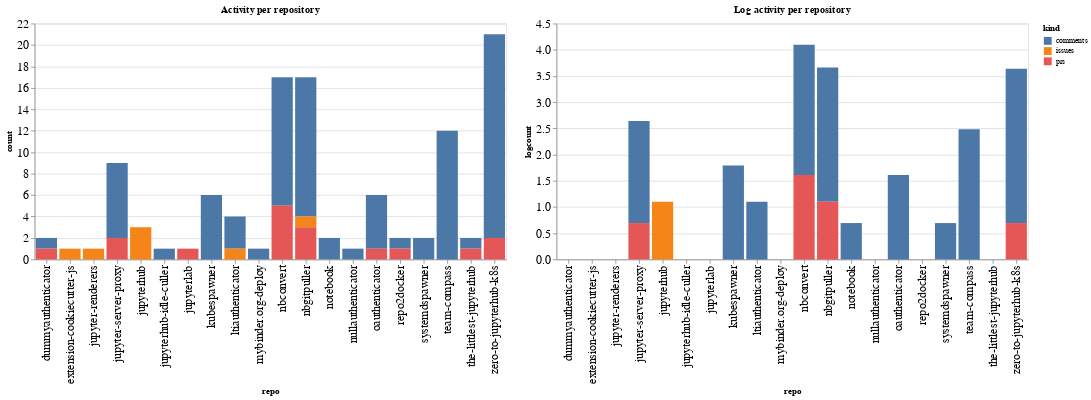

Notebook cell for this chart:
### Code cell
ch1 = alt.Chart(repo_summaries, width=600, title="Activity per repository").mark_bar().encode(
    x='repo',
    y='count',
    color='kind',
    tooltip="kind"
)

ch2 = alt.Chart(repo_summaries, width=600, title="Log activity per repository").mark_bar().encode(
    x='repo',
    y='logcount',
    color='kind',
    tooltip="kind"
)

ch1 | ch2

### Figure 1 — Vega-Lite specification as saved in the notebook (floating-point values rounded to 4 significant figures)
{"config": {"axisLeft": {"labelFontSize": 15}, "axisBottom": {"labelFontSize": 15}}, "hconcat": [{"mark": "bar", "encoding": {"color": {"type": "nominal", "field": "kind"}, "tooltip": {"type": "nominal", "field": "kind"}, "x": {"type": "nominal", "field": "repo"}, "y": {"type": "quantitative", "field": "count"}}, "title": "Activity per repository", "width": 600}, {"mark": "bar", "encoding": {"color": {"type": "nominal", "field": "kind"}, "tooltip": {"type": "nominal", "field": "kind"}, "x": {"type": "nominal", "field": "repo"}, "y": {"type": "quantitative", "field": "logcount"}}, "title": "Log activity per repository", "width": 600}], "data": {"name": "data-e3e22bf9281a3bc708698e4744f137b7"}, "$schema": "https://vega.github.io/schema/vega-lite/v4.8.1.json", "datasets": {"data-e3e22bf9281a3bc708698e4744f137b7": [{"repo": "dummyauthenticator", "kind": "comments", "count": 1, "logcount": 0.0}, {"repo": "dummyauthenticator", "kind": "prs", "count": 1, "logcount": 0.0}, {"repo": "extension-cookiecutter-js", "kind": "issues", "count": 1, "logcount": 0.0}, {"repo": "jupyter-renderers", "kind": "issues", "count": 1, "logcount": 0.0}, {"repo": "jupyter-server-proxy", "kind": "comments", "count": 7, "logcount": 1.946}, {"repo": "jupyter-server-proxy", "kind": "prs", "count": 2, "logcount": 0.6931}, {"repo": "jupyterhub", "kind": "issues", "count": 3, "logcount": 1.099}, {"repo": "jupyterhub-idle-culler", "kind": "comments", "count": 1, "logcount": 0.0}, {"repo": "jupyterlab", "kind": "prs", "count": 1, "logcount": 0.0}, {"repo": "kubespawner", "kind": "comments", "count": 6, "logcount": 1.792}, {"repo": "ltiauthenticator", "kind": "comments", "count": 3, "logcount": 1.099}, {"repo": "ltiauthenticator", "kind": "issues", "count": 1, "logcount": 0.0}, {"repo": "mybinder.org-deploy", "kind": "comments", "count": 1, "logcount": 0.0}, {"repo": "nbconvert", "kind": "comments", "count": 12, "logcount": 2.485}, {"repo": "nbconvert", "kind": "prs", "count": 5, "logcount": 1.609}, {"repo": "nbgitpuller", "kind": "comments", "count": 13, "logcount": 2.565}, {"repo": "nbgitpuller", "kind": "issues", "count": 1, "logcount": 0.0}, {"repo": "nbgitpuller", "kind": "prs", "count": 3, "logcount": 1.099}, {"repo": "notebook", "kind": "comments", "count": 2, "logcount": 0.6931}, {"repo": "nullauthenticator", "kind": "comments", "count": 1, "logcount": 0.0}, {"repo": "oauthenticator", "kind": "comments", "count": 5, "logcount": 1.609}, {"repo": "oauthenticator", "kind": "prs", "count": 1, "logcount": 0.0}, {"repo": "repo2docker", "kind": "comments", "count": 1, "logcount": 0.0}, {"repo": "repo2docker", "kind": "prs", "count": 1, "logcount": 0.0}, {"repo": "systemdspawner", "kind": "comments", "count": 2, "logcount": 0.6931}, {"repo": "team-compass", "kind": "comments", "count": 12, "logcount": 2.485}, {"repo": "the-littlest-jupyterhub", "kind": "comments", "count": 1, "logcount": 0.0}, {"repo": "the-littlest-jupyterhub", "kind": "prs", "count": 1, "logcount": 0.0}, {"repo": "zero-to-jupyterhub-k8s", "kind": "comments", "count": 19, "logcount": 2.944}, {"repo": "zero-to-jupyterhub-k8s", "kind": "prs", "count": 2, "logcount": 0.6931}]}}
